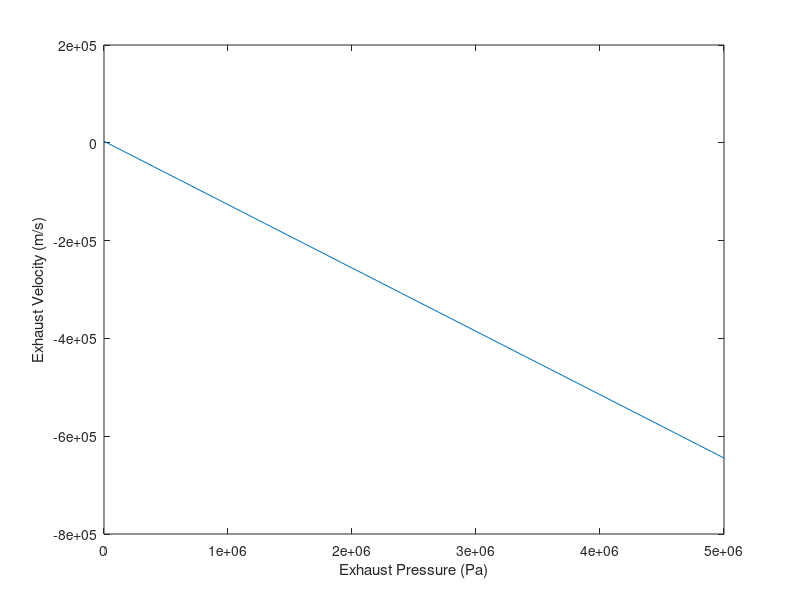

Write the MATLAB code that produced this figure.
%% PE Vex
close all
clear all

ISP = 3068.568; %m/s
m_dot = 1.703;  %kg/s

% ISP = V_ex + (Pe - Pa)*Ae/m_dot


Ae = (0.53/2)^2*pi;     %57cm diameter - 2cm from each side for nozzle thickness

Pa = 630; %Pa at surface

Pe = [0:0.1e6:5e6];

V_ex = ISP - ((Pe - Pa).*(Ae/m_dot));

plot(Pe, V_ex)
xlabel('Exhaust Pressure (Pa)')
ylabel('Exhaust Velocity (m/s)')

%Thrust = m_dot*V_ex + (Pe - Pa)*Ae


